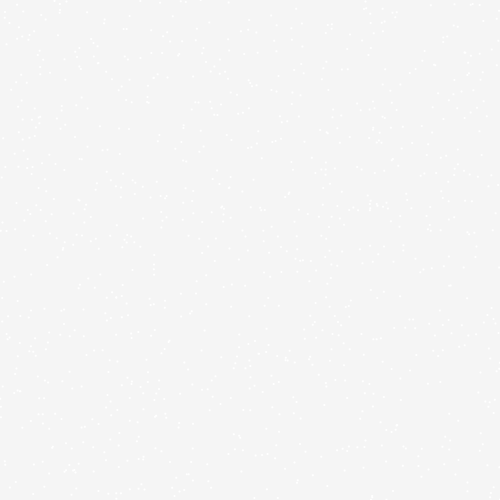
Frame 1 (no input)
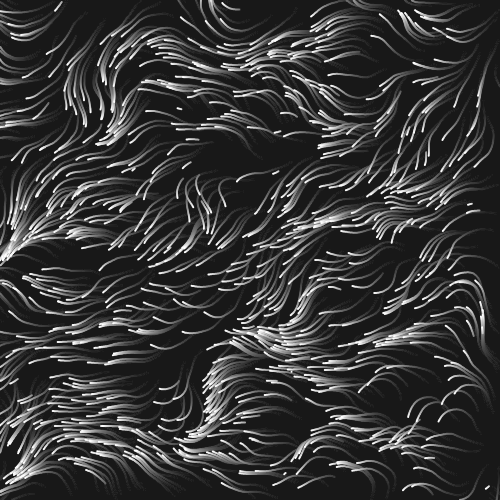
Frame 60 (no input)
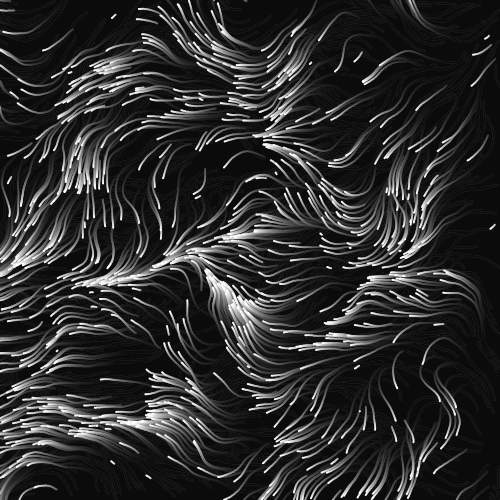
Frame 120 (the mouse pressed at the canvas centre since frame 60)

The p5.js sketch that drew these frames (run headless with seeded random() and noise() and a simulated clock; from frame 60 on, the mouse is pressed at the canvas centre):

// p5.js sketch
// ── sketch.js
const NUM_PARTICLES = 1000;
const NOISE_SCALE = 0.01;

let particles = [];

function setup() {
	// createCanvas(windowWidth, windowHeight);
	createCanvas(500, 500);

	stroke(255);
	strokeWeight(2);

	for (let n = 0; n < NUM_PARTICLES; n++) {
		let particle = createVector(random(width), random(height));
		particles.push(particle);
	}
}

function draw() {
	background(0, 10);

	for (let idx = 0; idx < particles.length; idx++) {
		let particle = particles[idx];
		point(particle.x, particle.y);

		let angle = noise(particle.x * NOISE_SCALE, particle.y * NOISE_SCALE, frameCount * NOISE_SCALE) * TWO_PI;
		particle.x += cos(angle);
		particle.y += sin(angle);

		if (!isOnScreen(particle)) {
			particle.x = random(width);
			particle.y = random(height);
		}
	}
}

function isOnScreen(particle) {
	return particle.x >= 0 && particle.x < width && particle.y >= 0 && particle.y < height;
}

// ── style.css
html, body {
  height: 100%;
}

body {
  margin: 0;
  padding: 0;
  display: flex;
  justify-content: center;
  align-items: center;
}

canvas {
  margin: auto;
}
